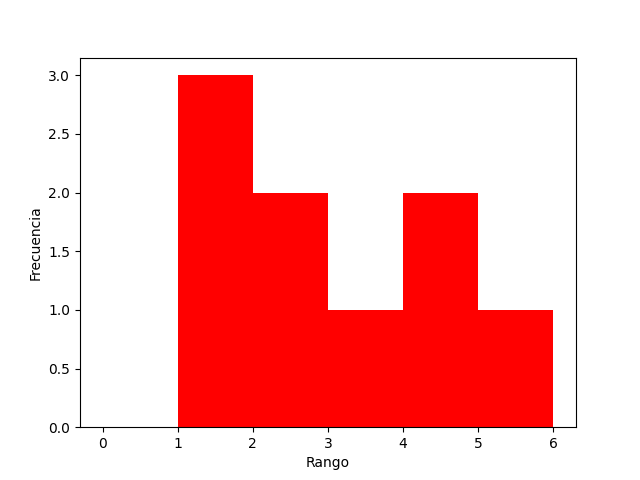

The Python source for this figure:
import matplotlib.pyplot as plt
 
x = [1,1.5,1.8,2.2,2.7,3,4.7,4.7,5]

plt.xlabel("Rango") 
plt.ylabel("Frecuencia") 

plt.hist(x, bins=[0,1,2,3,4,5,6],color="red")
plt.show()
